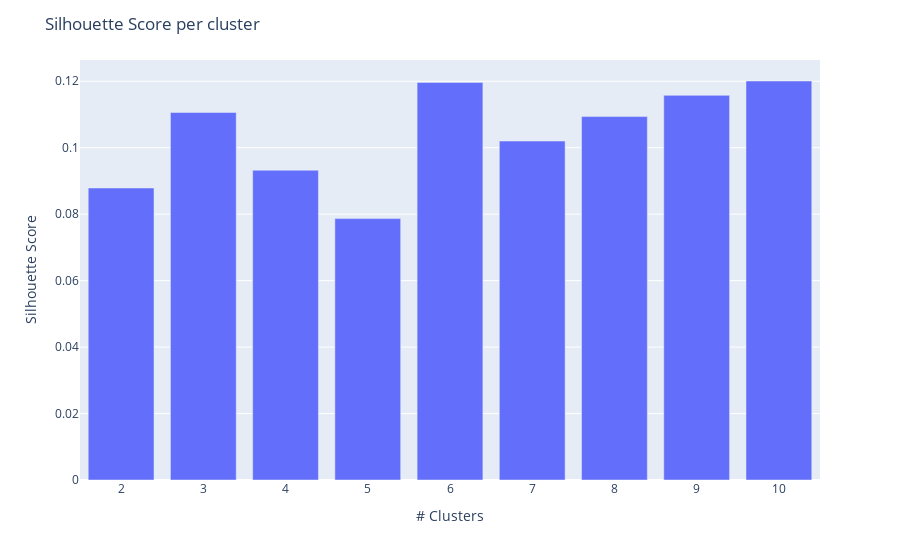

Source (notebook cell):
### Code cell
# Create a data frame
cluster_scores_lundi=pd.DataFrame(sil_lundi)
k_frame_lundi = pd.Series(k_lundi)

# Create figure
fig = px.bar(data_frame=cluster_scores_lundi,
             x=k_lundi,
             y=cluster_scores_lundi.iloc[:, -1]
            )

# Add title and axis labels
fig.update_layout(
    yaxis_title="Silhouette Score",
    xaxis_title="# Clusters",
    title="Silhouette Score per cluster"
)

# Render
#fig.show(renderer="notebook")
fig.show() # if using workspace

### Figure 1 — Plotly figure (JSON) as saved in the notebook; plotly's stock layout.template omitted (floating-point values rounded to 4 significant figures)
{"data": [{"alignmentgroup": "True", "hovertemplate": "x=%{x}<br>y=%{y}<extra></extra>", "legendgroup": "", "marker": {"color": "#636efa", "pattern": {"shape": ""}}, "name": "", "offsetgroup": "", "orientation": "v", "showlegend": false, "textposition": "auto", "type": "bar", "x": [2, 3, 4, 5, 6, 7, 8, 9, 10], "xaxis": "x", "y": [0.08787, 0.1106, 0.09323, 0.07867, 0.1196, 0.102, 0.1094, 0.1158, 0.1201], "yaxis": "y"}], "layout": {"barmode": "relative", "legend": {"tracegroupgap": 0}, "margin": {"t": 60}, "title": {"text": "Silhouette Score per cluster"}, "xaxis": {"anchor": "y", "domain": [0, 1], "title": {"text": "# Clusters"}}, "yaxis": {"anchor": "x", "domain": [0, 1], "title": {"text": "Silhouette Score"}}}}
